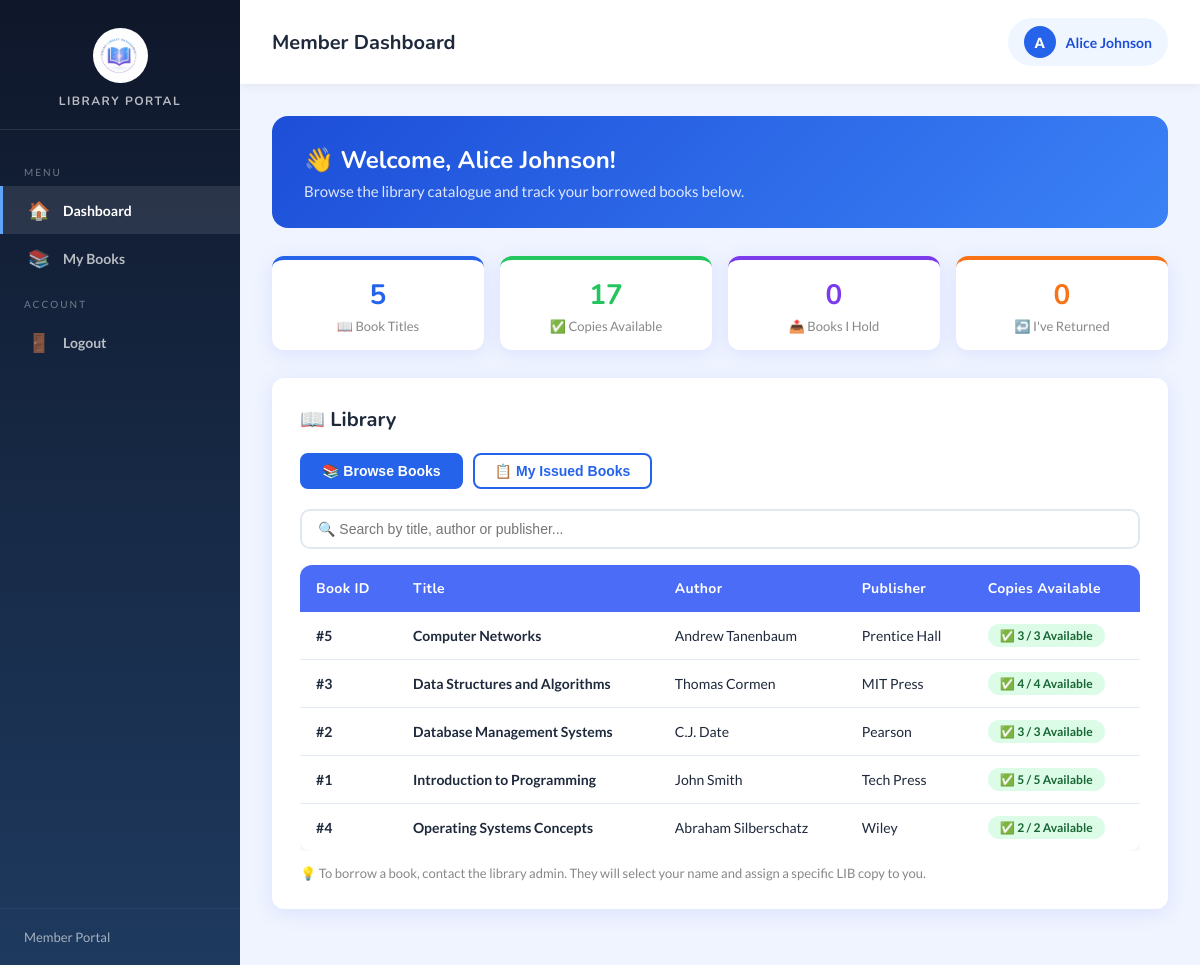
The page /member.php (signed in) on the database its author committed.
### tables this page shows
CREATE TABLE books (
    book_id    INT AUTO_INCREMENT PRIMARY KEY,
    title      VARCHAR(200) NOT NULL,
    author     VARCHAR(100) NOT NULL,
    publisher  VARCHAR(100) NOT NULL,
    created_at TIMESTAMP DEFAULT CURRENT_TIMESTAMP
);

### member.php (the view, shortened to what this page needs)
<?php
require_once 'config.php';
$uid = (int)$_SESSION['user_id'];
$books = mysqli_query($conn, "
    SELECT b.*,
           COUNT(bc.copy_id)          AS total_copies,
           SUM(bc.status='available') AS available_copies
    FROM books b
    LEFT JOIN book_copies bc ON b.book_id = bc.book_id
    GROUP BY b.book_id
    ORDER BY b.title
");
$cnt_issued   = mysqli_fetch_assoc(mysqli_query($conn, "SELECT COUNT(*) c FROM issued_books WHERE user_id=$uid AND status='issued'"))['c'];
$cnt_returned = mysqli_fetch_assoc(mysqli_query($conn, "SELECT COUNT(*) c FROM issued_books WHERE user_id=$uid AND status='returned'"))['c'];
$total_titles = mysqli_fetch_assoc(mysqli_query($conn, "SELECT COUNT(*) c FROM books"))['c'];
$avail_copies = mysqli_fetch_assoc(mysqli_query($conn, "SELECT COUNT(*) c FROM book_copies WHERE status='available'"))['c'];
?>
<!DOCTYPE html>
<html lang="en">
<head>
</head>
<body>
<div class="layout">
    <aside class="sidebar">
        <div class="sidebar-header">
            <div class="sidebar-logo"><img src="logo.jpeg" alt="" onerror="this.style.display='none';this.closest('.sidebar-logo').innerHTML='📚';"></div>
            <h3>Library Portal</h3>
        </div>
        <nav class="sidebar-nav">
            <div class="nav-label">Menu</div>
            <a href="member.php"        class="nav-item active"><span class="icon">🏠</span> Dashboard</a>
            <a href="member_issued.php" class="nav-item"><span class="icon">📚</span> My Books</a>
            <div class="nav-label">Account</div>
            <a href="logout.php" class="nav-item"><span class="icon">🚪</span> Logout</a>
        </nav>
        <div class="sidebar-footer">Member Portal</div>
    </aside>
    <main class="main">
        <div class="topbar">
            <h1>Member Dashboard</h1>
            <div class="user-pill">
                <div class="avatar"><?= strtoupper(substr($_SESSION['name'], 0, 1)) ?></div>
                <?= htmlspecialchars($_SESSION['name']) ?>
            </div>
        </div>
        <div class="content">
            <div class="welcome-banner">
                <h1>👋 Welcome, <?= htmlspecialchars($_SESSION['name']) ?>!</h1>
                <p>Browse the library catalogue and track your borrowed books below.</p>
            </div>
            <div class="stats-row">
                <div class="sc"><h3><?= $total_titles ?></h3><p>📖 Book Titles</p></div>
                <div class="sc g"><h3><?= $avail_copies ?></h3><p>✅ Copies Available</p></div>
                <div class="sc p"><h3><?= $cnt_issued ?></h3><p>📤 Books I Hold</p></div>
                <div class="sc o"><h3><?= $cnt_returned ?></h3><p>↩️ I've Returned</p></div>
            </div>
            <div class="panel">
                <h2>📖 Library</h2>
                <div class="tab-buttons">
                    <button class="tab-btn active" onclick="switchTab('browse',this)">📚 Browse Books</button>
                    <button class="tab-btn"        onclick="switchTab('mybooks',this)">📋 My Issued Books</button>
                </div>
                <div id="tab-browse" class="tab-content active">
                    <div style="margin-bottom:16px;">
                        <input type="text" id="bookSearch" onkeyup="searchBooks()" placeholder="🔍 Search by title, author or publisher..." style="width:100%;padding:10px 16px;border:2px solid #e2e8f0;border-radius:10px;font-size:14px;outline:none;transition:border-color .2s;" onfocus="this.style.borderColor='#2563eb'" onblur="this.style.borderColor='#e2e8f0'">
                    </div>
                    <div style="overflow-x:auto">
                    <table id="booksTable">
                        <thead>
                            <tr>
                                <th>Book ID</th>
                                <th>Title</th>
                                <th>Author</th>
                                <th>Publisher</th>
                                <th>Copies Available</th>
                            </tr>
                        </thead>
                        <tbody id="booksTableBody">
                        <?php while ($book = mysqli_fetch_assoc($books)):
                            $av = (int)$book['available_copies'];
                            $tot= (int)$book['total_copies'];
                        ?>
                        <tr>
                            <td><strong>#<?= $book['book_id'] ?></strong></td>
                            <td><strong><?= htmlspecialchars($book['title']) ?></strong></td>
                            <td><?= htmlspecialchars($book['author']) ?></td>
                            <td><?= htmlspecialchars($book['publisher']) ?></td>
                            <td>
                                <?php if ($av > 0): ?>
                                <span class="badge" style="background:#dcfce7;color:#166534;padding:4px 12px;border-radius:20px;font-weight:700">
                                    ✅ <?= $av ?> / <?= $tot ?> Available
                                </span>
                                <?php else: ?>
                                <span class="badge" style="background:#fee2e2;color:#991b1b;padding:4px 12px;border-radius:20px;font-weight:700">
                                    ❌ All <?= $tot ?> Issued
                                </span>
                                <?php endif; ?>
                            </td>
                        </tr>
                        <?php endwhile; ?>
                        </tbody>
                    </table>
                    </div>
                    <p style="margin-top:14px;color:#888;font-size:13px;">
                        💡 To borrow a book, contact the library admin. They will select your name and assign a specific LIB copy to you.
                    </p>
                </div>
            </div>
        </div>
    </main>
</div>
</body>
</html>

### rows shown on the page
books: book_id "5", title "Computer Networks", author "Andrew Tanenbaum", publisher "Prentice Hall", av "3", tot "3"
books: book_id "3", title "Data Structures and Algorithms", author "Thomas Cormen", publisher "MIT Press", av "4", tot "4"
books: book_id "2", title "Database Management Systems", author "C.J. Date", publisher "Pearson", av "3", tot "3"
books: book_id "1", title "Introduction to Programming", author "John Smith", publisher "Tech Press", av "5", tot "5"
books: book_id "4", title "Operating Systems Concepts", author "Abraham Silberschatz", publisher "Wiley", av "2", tot "2"

### other values the page prints
substr($_SESSION['name'], 0, 1) "A"
$_SESSION['name'] "Alice Johnson"
$total_titles "5"
$avail_copies "17"
$cnt_issued "0"
$cnt_returned "0"
